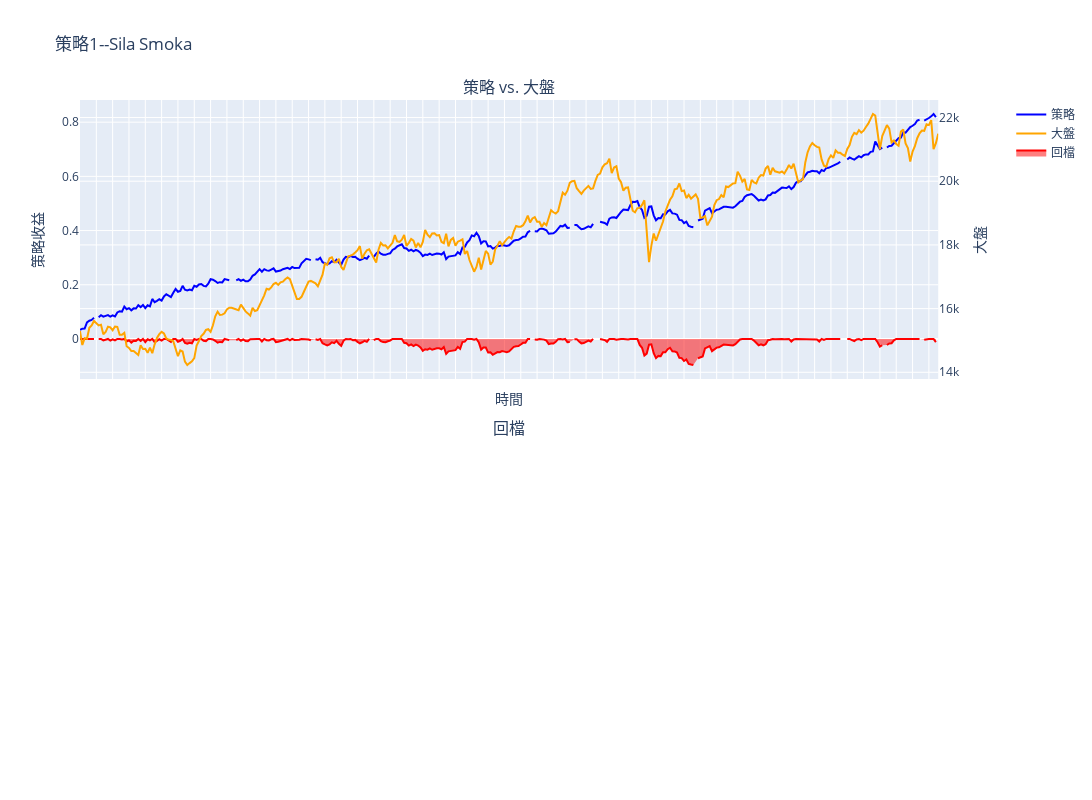

The notebook cell saved with this chart:
### Code cell
stats = calculate_strategy_statistics(grouped_df, 'profit_dto_5')

# Print statistics
for k, v in stats.items():
    print(f"{k}: {v:.2f}")

### Figure 1 — Plotly figure (JSON) as saved in the notebook; plotly's stock layout.template omitted (floating-point values rounded to 4 significant figures; data arrays with more than 128 entries replaced by an {"elided": "..."} marker saying what was removed)
{"data": [{"line": {"color": "blue"}, "mode": "lines", "name": "策略", "type": "scatter", "x": {"elided": "369 str values"}, "xaxis": "x", "y": {"elided": "369 float values"}, "yaxis": "y"}, {"line": {"color": "orange"}, "mode": "lines", "name": "大盤", "type": "scatter", "x": {"elided": "369 str values"}, "xaxis": "x", "y": {"elided": "369 float values"}, "yaxis": "y2"}, {"fill": "tozeroy", "line": {"color": "red"}, "mode": "lines", "name": "回檔", "type": "scatter", "x": {"elided": "369 str values"}, "xaxis": "x", "y": {"elided": "369 float values"}, "yaxis": "y"}], "layout": {"annotations": [{"font": {"size": 16}, "showarrow": false, "text": "策略 vs. 大盤", "x": 0.47, "xanchor": "center", "xref": "paper", "y": 1, "yanchor": "bottom", "yref": "paper"}, {"font": {"size": 16}, "showarrow": false, "text": "回檔", "x": 0.47, "xanchor": "center", "xref": "paper", "y": 0.45, "yanchor": "bottom", "yref": "paper"}], "height": 800, "title": {"text": "策略1--Sila Smoka"}, "width": 1200, "xaxis": {"anchor": "y", "domain": [0, 0.94], "matches": "x2", "showgrid": true, "showline": true, "showticklabels": false, "title": {"text": "時間"}, "zeroline": false}, "xaxis2": {"anchor": "y3", "domain": [0, 0.94]}, "yaxis": {"anchor": "x", "domain": [0.55, 1], "title": {"text": "策略收益"}}, "yaxis2": {"anchor": "x", "overlaying": "y", "side": "right", "title": {"text": "大盤"}}, "yaxis3": {"anchor": "x2", "domain": [0, 0.45]}}}
